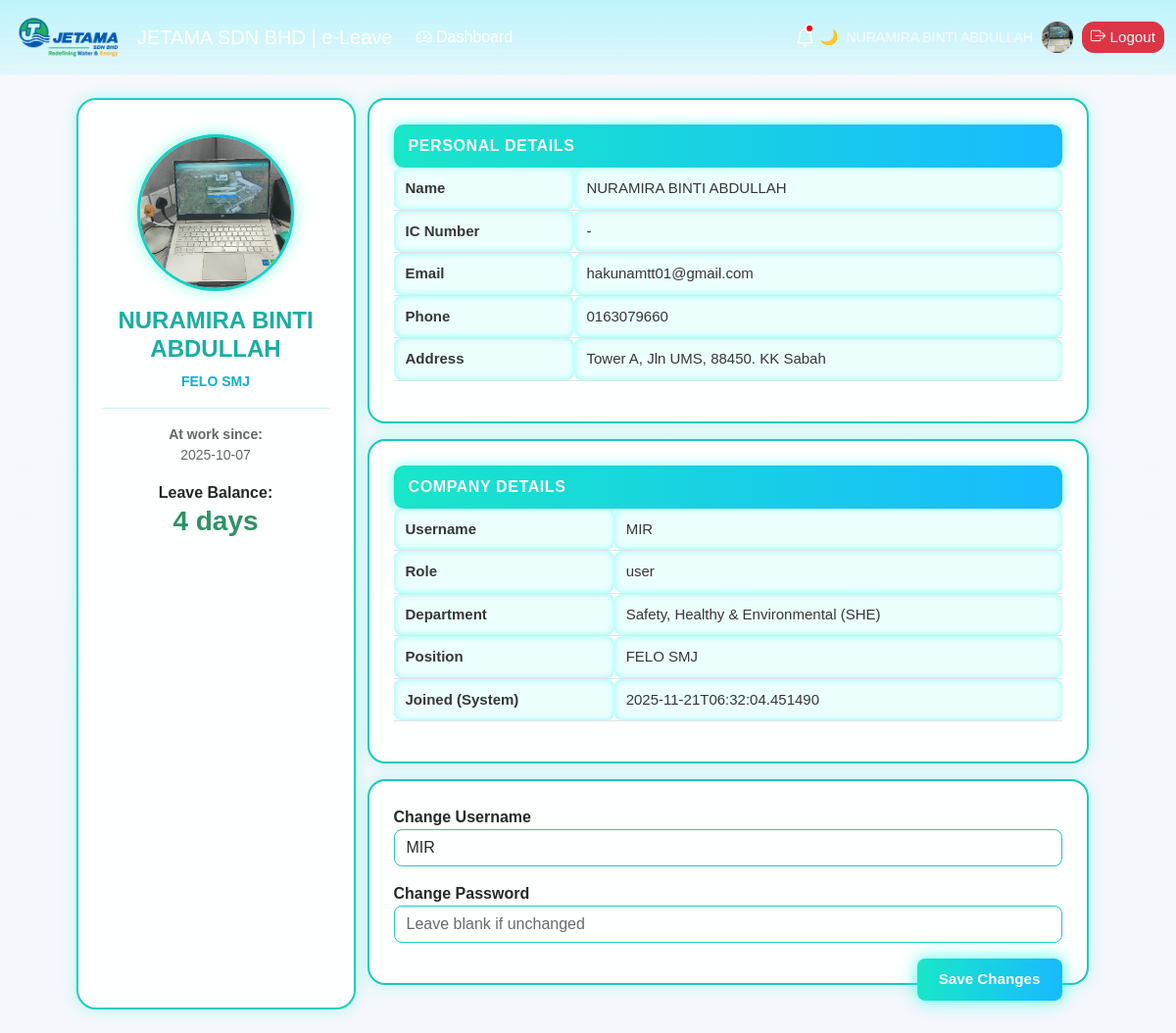
Screenshot of /profile (signed in) with the database file from the repository.
### tables this page shows
CREATE TABLE users (
            id INTEGER PRIMARY KEY AUTOINCREMENT,
            username TEXT UNIQUE NOT NULL,
            full_name TEXT NOT NULL,
            password_hash TEXT NOT NULL,
            role TEXT NOT NULL CHECK(role IN ('admin','user')),
            created_at TEXT NOT NULL
        , entitlement INTEGER DEFAULT 0, department_id INTEGER REFERENCES departments(id), position TEXT, approver_role TEXT, ic_number TEXT, email TEXT, phone TEXT, address TEXT, enrollment_date TEXT, availability TEXT DEFAULT 'Available', profile_photo TEXT, last_login TEXT, reset_token TEXT, reset_token_expiry TEXT, profile_photos TEXT);

CREATE TABLE departments (
            id INTEGER PRIMARY KEY AUTOINCREMENT,
            name TEXT UNIQUE NOT NULL
        );

### app.py (the view, shortened to what this page needs)
@app.route("/profile", methods=["GET", "POST"])
@login_required
def profile():
    conn = get_db()
    c = conn.cursor()
    c.execute("""
        SELECT u.*, d.name AS department_name
        FROM users u
        LEFT JOIN departments d ON d.id = u.department_id
        WHERE u.id=?
    """, (session["user_id"],))
    user = c.fetchone()
    c.execute("""
        SELECT COALESCE(SUM(total_days),0) AS used_days
        FROM leave_applications
        WHERE user_id=?
        AND status='Approved'
    """, (session["user_id"],))
    used_leave = c.fetchone()["used_days"]
    entitlement = user["entitlement"] or 0
    remaining_leave = entitlement - used_leave
    conn.close()
    return render_template(
        "profile.html",
        user=user,
        remaining_leave=remaining_leave,
        hide_balance=user["role"].upper() in ["ADMIN","CEO"] or user["position"].upper()=="CEO"
    )

### app.py (called while the page is built)
def get_db():
    conn = sqlite3.connect(DB_PATH)
    conn.row_factory = sqlite3.Row
    return conn

def _add_column_if_missing(cur, table, name, coltype):
    cur.execute(f"PRAGMA table_info({table})")
    cols = [r["name"] for r in cur.fetchall()]
    if name not in cols:
        cur.execute(f"ALTER TABLE {table} ADD COLUMN {name} {coltype}")

@app.before_request
def ensure_db():
    init_db()

def auto_reset_mc_availability():
    today = date.today().isoformat()
    conn = get_db()
    c = conn.cursor()
    c.execute("""
        SELECT DISTINCT u.id
        FROM mc_records m
        JOIN users u ON u.id = m.user_id
        WHERE m.end_date IS NOT NULL
        AND date(m.end_date) < date(?)
        AND u.availability = 'MC'
    """, (today,))
    users_to_reset = c.fetchall()
    for u in users_to_reset:
        c.execute(
            "UPDATE users SET availability='Available' WHERE id=?",
            (u["id"],)
        )
    conn.commit()
    conn.close()

@app.before_request
def before_any_request():
    auto_reset_mc_availability()

def login_required(fn):
    @wraps(fn)
    def wrapper(*args, **kwargs):
        if not session.get("user_id"):
            flash("Please login first.", "warning")
            return redirect(url_for("login"))
        return fn(*args, **kwargs)
    return wrapper

@app.context_processor
def inject_current_year():
    from datetime import datetime
    return {
        "current_year": datetime.now().year
    }

@app.context_processor
def inject_my_leaves():
    my_leaves = []
    if session.get("user_id"):
        conn = get_db()
        c = conn.cursor()
        c.execute("""
            SELECT status
            FROM leave_applications
            WHERE user_id=?
            ORDER BY id DESC
            LIMIT 1
        """, (session["user_id"],))
        my_leaves = c.fetchall()
        conn.close()
    return dict(my_leaves=my_leaves)

@app.context_processor
def inject_globals():
    return dict(current_time=datetime.now().strftime("%Y-%m-%d %H:%M"))

### templates/profile.html (shortened to what this page needs)
{% extends "base.html" %}
{% block content %}
<div class="row justify-content-center">
  <div class="col-lg-3 profile-sidebar">
    <img id="profilePreview"
     src="{{ url_for('static', filename='uploads/profile_photos/' + (user.profile_photo or '')) }}"
     onerror="this.src='https://ui-avatars.com/api/?name={{ user.full_name }}&background=random'"
     onclick="openProfileModal()">
    <h4 class="mt-3">{{ user.full_name }}</h4>
    <p class="fw-semibold text-primary">{{ user.position or '-' }}</p>
    <hr>
    <p><strong>At work since:</strong><br>{{ user.enrollment_date or '-' }}</p>
    {% if user.role|upper not in ['ADMIN','CEO'] and user.position|upper != 'CEO' %}
    <div class="mt-3">
      <strong>Leave Balance:</strong>
        <h3 class="text-success">{{ remaining_leave }} days</h3>
    </div>
    {% endif %}
  </div>
  <div class="col-lg-8">
    <div class="profile-card mb-3">
      <div class="section-title">Personal Details</div>
      <table class="table info-table">
        <tr><td><strong>Name</strong></td><td>{{ user.full_name }}</td></tr>
        <tr><td><strong>IC Number</strong></td><td>{{ user.ic_number or '-' }}</td></tr>
        <tr><td><strong>Email</strong></td><td>{{ user.email or '-' }}</td></tr>
        <tr><td><strong>Phone</strong></td><td>{{ user.phone or '-' }}</td></tr>
        <tr><td><strong>Address</strong></td><td>{{ user.address or '-' }}</td></tr>
      </table>
    </div>
    <div class="profile-card mb-3">
      <div class="section-title">Company Details</div>
      <table class="table info-table">
        <tr><td><strong>Username</strong></td><td>{{ user.username }}</td></tr>
        <tr><td><strong>Role</strong></td><td>{{ user.role }}</td></tr>
        <tr><td><strong>Department</strong></td><td>{{ user.department_name or '-' }}</td></tr>
        <tr><td><strong>Position</strong></td><td>{{ user.position or '-' }}</td></tr>
        <tr><td><strong>Joined (System)</strong></td><td>{{ user.created_at }}</td></tr>
      </table>
    </div>
    <form method="POST" class="profile-card" action="{{ url_for('profile') }}">
      <label><strong>Change Username</strong></label>
      <input class="form-control mb-3" name="username" value="{{ user.username }}">
      <label><strong>Change Password</strong></label>
      <input class="form-control mb-3" type="password" name="password" placeholder="Leave blank if unchanged">
      <button class="btn btn-primary float-end">Save Changes</button>
    </form>
  </div>
</div>
<link rel="stylesheet" href="https://cdnjs.cloudflare.com/ajax/libs/cropperjs/1.5.13/cropper.min.css"/>
{% endblock %}

### static/styles.css (style rules this page uses)
:root { --glass-bg: rgba(67, 192, 159, 0.08); --glass-brd: rgba(119, 255, 244, 0.815); }
.bg-gradient { min-height: 100vh; background: linear-gradient(135deg, #22ff68 0%, #75ff68 50%, #9effa6 100%); position: relative; overflow-x: hidden; }
.table { color:#fff; }
.table tbody td, .table thead th { vertical-align: middle; }
.btn { border-radius: .75rem; }
.form-control, .form-select { background: rgba(255,255,255,0.9); }
body { font-family: "Poppins", sans-serif; color: #267cdf; }
h1, h2, h3, h4 { color: #ffffff; font-weight: 600; }
.btn { font-size: 0.95rem; font-weight: 500; }
table th, table td { font-size: 14px; padding: 4px; white-space: nowrap; }

### templates/base.html (style rules this page uses)
body.light-mode { background: #F4F7FC; color: #212529; }

### templates/profile.html (style rules this page uses)
body { background: #f6fbff; font-family: "Poppins", sans-serif; color: #111 !important; }
.profile-sidebar { background: #ffffff; opacity: 0.90; border: 2px solid #00cabb; border-radius: 20px; box-shadow: 0 0 15px rgba(0, 255, 208, 0.35); padding: 35px 25px; text-align: center; color: #111; }
.profile-sidebar img { width: 160px; height: 160px; border-radius: 50%; border: 3px solid #00cabb; box-shadow: 0 0 15px rgba(0, 255, 208, 0.5); object-fit: cover; }
.profile-sidebar h4 { color: #00a698; font-weight: 700; }
.profile-sidebar p { color: #555; font-size: 14px; }
.profile-sidebar .text-primary { color: #00a6c4 !important; font-weight: 600; }
.profile-sidebar hr { border-color: #00d6c7; }
.profile-card { background: #ffffff; opacity: 0.90; border: 2px solid #00c5b5; border-radius: 18px; box-shadow: 0 0 15px rgba(0, 255, 208, 0.3); padding: 25px; margin-bottom: 25px; color: #111; }
.section-title { background: linear-gradient(90deg, #00e4c4, #00b3ff); color: #fff; font-weight: 800; font-size: 16px; letter-spacing: 0.6px; border-radius: 10px; padding: 10px 15px; text-transform: uppercase; box-shadow: 0 0 12px rgba(0, 255, 230, 0.6); }
.info-table td { padding: 10px 12px; color: #222; font-size: 15px; font-weight: 500; background: #eafffd; border-radius: 8px; box-shadow: inset 0 0 6px rgba(0, 255, 230, 0.45); }
input.form-control { background: #ffffff; border: 1px solid #00cabb; border-radius: 8px; color: #111; font-weight: 500; transition: 0.3s; }
.btn-neon, .btn-primary { background: linear-gradient(90deg, #00e4c4, #00b3ff); border: none; color: #fff !important; font-weight: 700; border-radius: 8px; padding: 10px 22px; box-shadow: 0 0 18px rgba(0, 255, 230, 0.8); transition: 0.3s; }

### rows the page displays
users: profile_photo (picture), full_name "NURAMIRA BINTI ABDULLAH", position "FELO SMJ", enrollment_date "2025-10-07", email "hakunamtt01@gmail.com", phone "0163079660", address "Tower A, Jln UMS, 88450. KK Sabah", username "MIR", role "user", created_at "2025-11-21T06:32:04.451490"
departments: name "Safety, Healthy & Environmental (SHE)"

### other values shown
{{ remaining_leave }} "4"
{{ user.ic_number or '-' }} "-"
